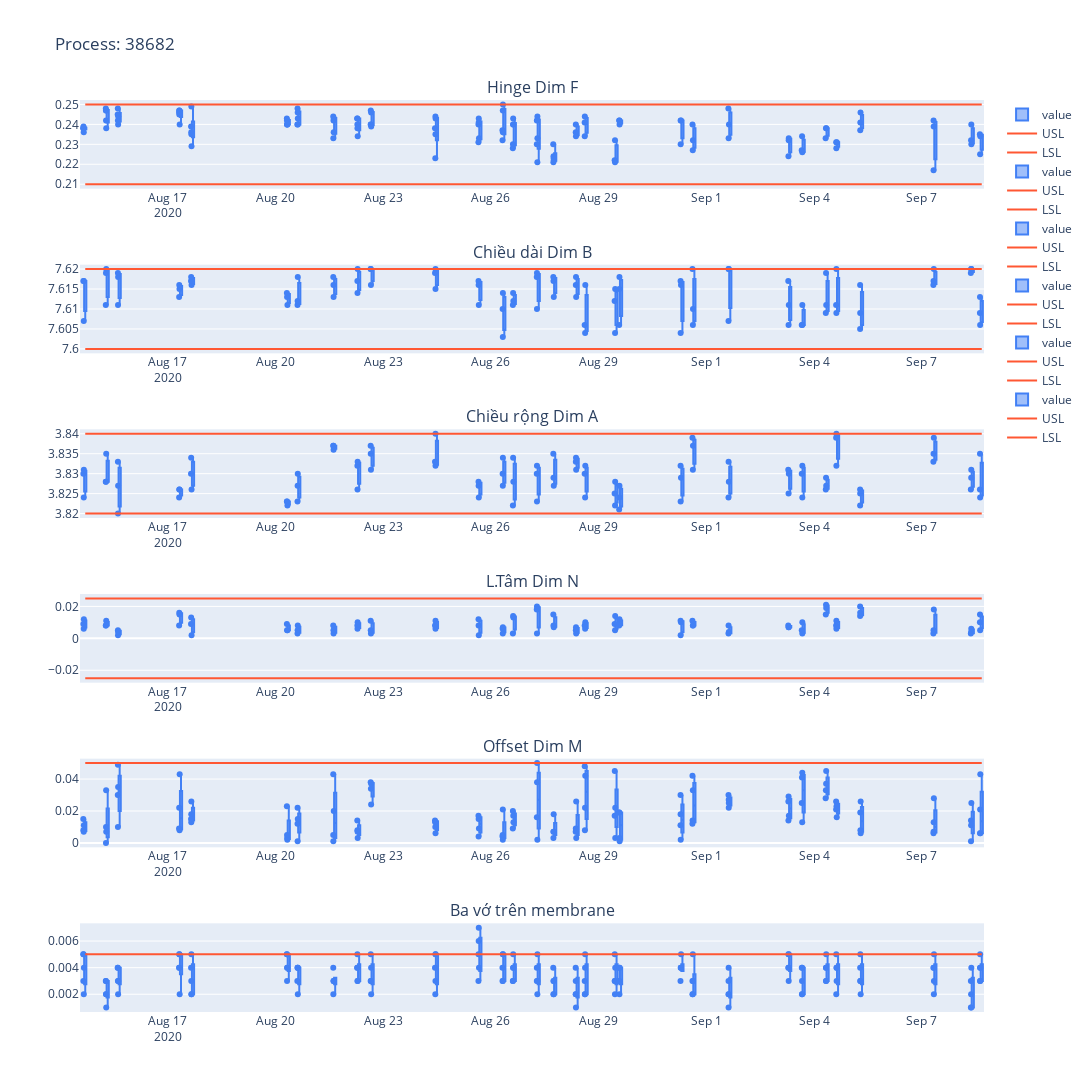

Write notebook code for a chart like this one.
### Code cell
configure_plotly_browser_state()
process_select=['38682']
#@st.cache(suppress_st_warning=True,allow_output_mutation=True)
def box_chart(process_select):
    fig_all=[]
    for process_name in process_select:
      df_dict=final_data[process_name] # process name
      i=1
      #Layout
      fig = make_subplots(          # Dim name
          rows=len(df_dict), cols=1,
          #shared_xaxes=True, # share same axis
          #vertical_spacing=0.05, # adjust spacing between charts
          #column_widths=[0.8, 0.2],
          subplot_titles=list(df_dict.keys()) # dict with key is process name and value is list of dim (contain name, cp, cpk...)
      )
      for name in list(df_dict.keys()): #also group
        df=df_dict[name].copy()
        df=df.sort_values(by=['Hour'])
        for a in df.columns[1:]:
          df[a] = df[a].round(decimals=3)
        df=df.reset_index(drop=True)
        # Draw control chart
        df_group=df
        df_group=df_group.set_index('Hour')
        #df=df.set_index('Date')
        #if start_date != '':
        #  df=df[start_date:end_date]
        #Control chart 1 
        fig.append_trace(go.Box(
                                x=df_group.index, y=df_group['Value'],name='value ', 
                                line=dict( color='#4280F5'),boxpoints='all'
                                ),row=i, col=1)
        #USL, LSL
        fig.append_trace(go.Scatter(x=df_group.index, y=df_group['USL'],name='USL ', line=dict( color='#FF5733'),mode='lines'),row=i, col=1)
        fig.append_trace(go.Scatter(x=df_group.index, y=df_group['LSL'],name='LSL ',line=dict( color='#FF5733'),mode='lines'),row=i, col=1)
        #fig.append_trace(go.Scatter(x=df['Datef'], y=df['Nominal'],name='Nominal '+name,line=dict( color='#FF5733')),row=i, col=1)
        # UCL, LCL
        #fig.append_trace(go.Scatter(x=df_group.index, y=df_group['UCL'],name='UCL ', line=dict( color='#33C2FF'),mode='lines'),row=i, col=1)
        #fig.append_trace(go.Scatter(x=df_group.index, y=df_group['LCL'],name='LCL ', line=dict( color='#33C2FF'),mode='lines'),row=i, col=1)
        #fig.append_trace(go.Scatter(x=df_group.index, y=df_group['Mean'],name='Mean ', line=dict( color='#33C2FF'),mode='lines'),row=i, col=1)
        i=i+1

      if len(df_dict)>1:
        fig.update_layout(height=200*len(df_dict), width=1200, title_text='Process: '+process_name)
      else:
        fig.update_layout(height=300, width=1200, title_text='Process: '+process_name)
      #fig update each process (contain a lot of dim inside)
      #fig.show()
      fig_all.append(fig)  
    return fig_all # fig nay chi la 1 process cuoi cung thoi, lam sao return toan bo fig ?

fig_all_2=box_chart(process_select)    
for fig in fig_all_2:
    fig.show()
